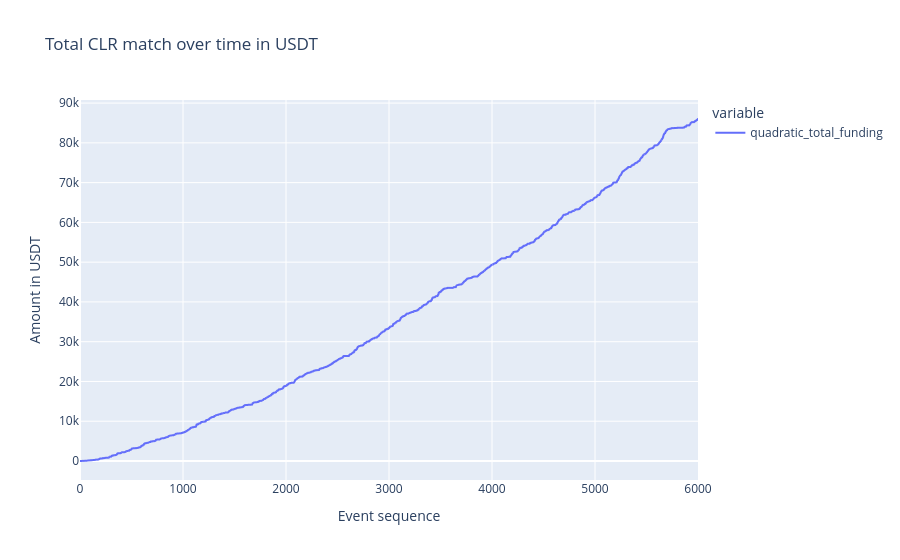

The notebook cell this image was saved under:
### Markdown cell above
### Timeseries for total amounts, Round-wide
#### Quadratic funding

### Code cell
fig_df = df.reset_index()

title = 'Total CLR match over time in USDT'

x_col = 'timestep'
y_cols = ['quadratic_total_funding']

labels = {'value': 'Amount in USDT',
          'timestep': 'Event sequence'}

options = {'x': x_col,
           'y': y_cols,
           'title': title,
           'labels': labels}

fig = px.line(fig_df, **options)

fig.show()

### Figure 1 — Plotly figure (JSON) as saved in the notebook; plotly's stock layout.template omitted (floating-point values rounded to 4 significant figures; data arrays with more than 128 entries replaced by an {"elided": "..."} marker saying what was removed)
{"data": [{"hovertemplate": "variable=quadratic_total_funding<br>Event sequence=%{x}<br>Amount in USDT=%{y}<extra></extra>", "legendgroup": "quadratic_total_funding", "line": {"color": "#636efa", "dash": "solid"}, "mode": "lines", "name": "quadratic_total_funding", "showlegend": true, "type": "scattergl", "x": {"elided": "6001 int values"}, "xaxis": "x", "y": {"elided": "6001 float values"}, "yaxis": "y"}], "layout": {"autosize": true, "legend": {"title": {"text": "variable"}, "tracegroupgap": 0}, "title": {"text": "Total CLR match over time in USDT"}, "xaxis": {"anchor": "y", "autorange": true, "domain": [0, 1], "range": [0, 6000], "title": {"text": "Event sequence"}, "type": "linear"}, "yaxis": {"anchor": "x", "autorange": true, "domain": [0, 1], "range": [-4778.0, 90780.0], "title": {"text": "Amount in USDT"}, "type": "linear"}}}
